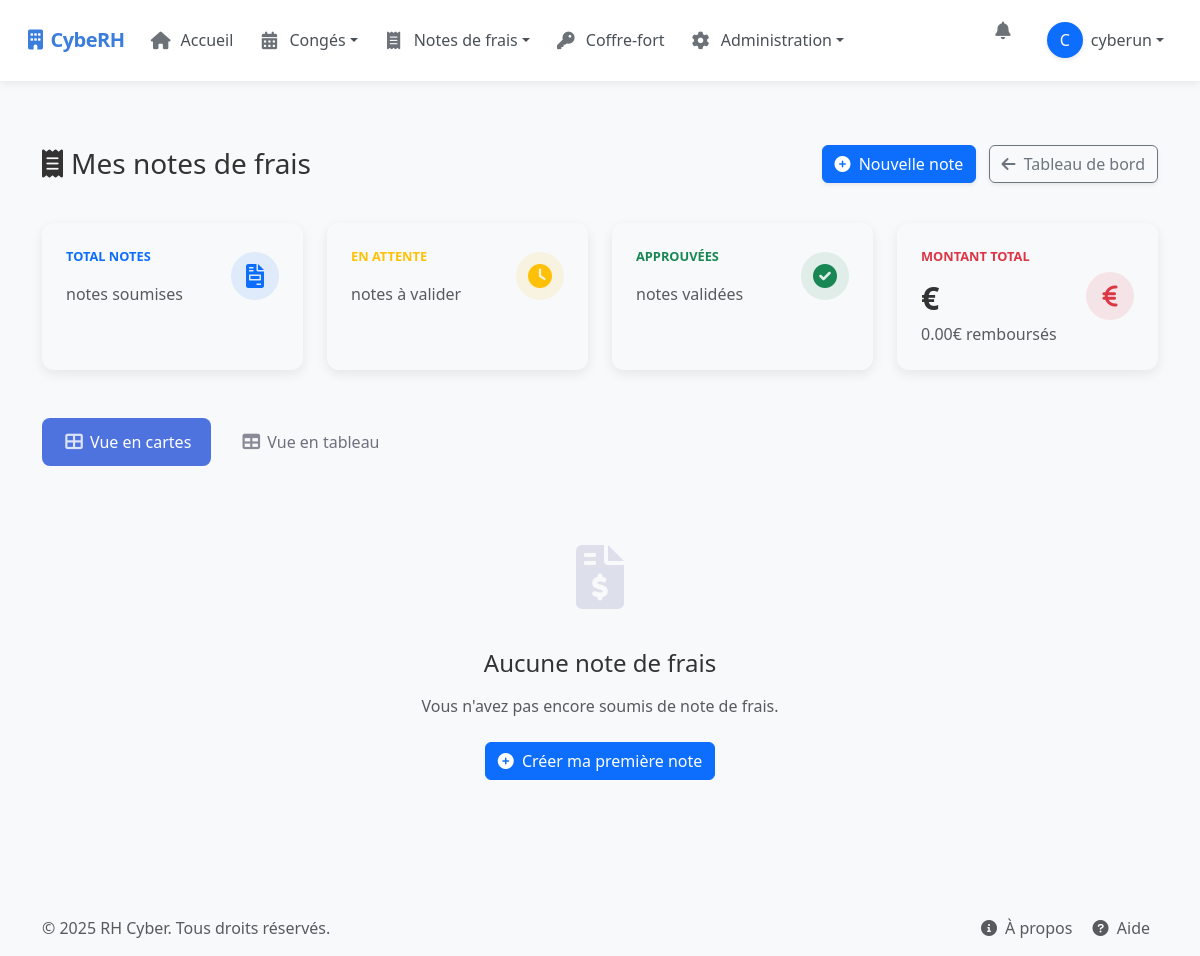
The page /my-expenses/ (signed in) on the database as committed earlier.
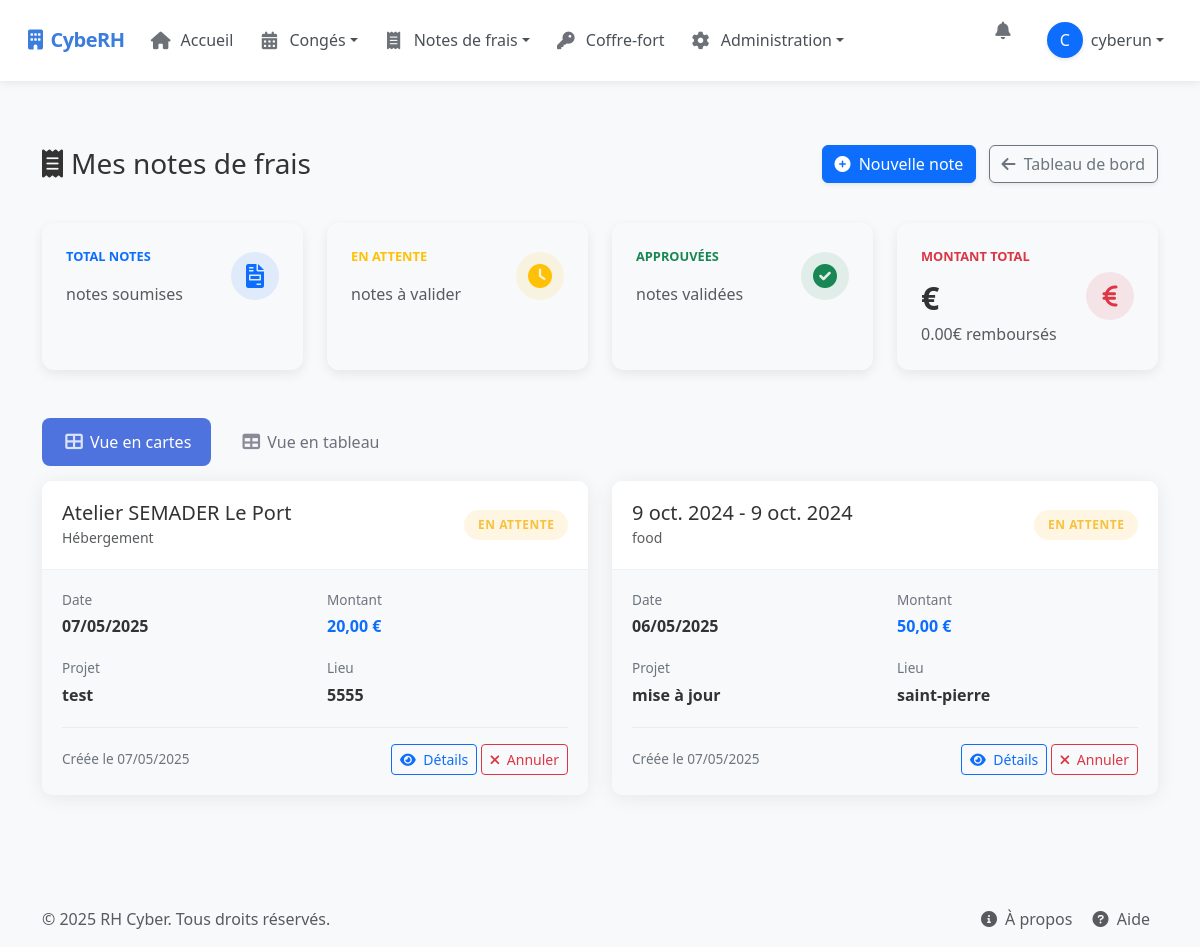
The same page on the database as committed later.
### rh_management/models.py (models this page shows, shortened)
class ExpenseReport(models.Model):
    STATUS_CHOICES = (
        ('pending', 'En attente'),
        ('approved', 'Approuvé'),
        ('rejected', 'Refusé')
    )
    EXPENSE_TYPE_CHOICES = (
        ('transport', 'Transport'),
        ('meal', 'Repas'),
        ('accommodation', 'Hébergement'),
        ('supplies', 'Fournitures'),
        ('communication', 'Communication'),
        ('representation', 'Frais de représentation'),
        ('other', 'Autre')
    )
    user = models.ForeignKey(User, on_delete=models.CASCADE, related_name='expense_reports')
    date = models.DateField()
    description = models.CharField(max_length=255)
    amount = models.DecimalField(max_digits=10, decimal_places=2)
    vat = models.DecimalField(max_digits=5, decimal_places=2, default=0)
    expense_type = models.CharField(max_length=20, choices=EXPENSE_TYPE_CHOICES, default='other')
    project = models.CharField(max_length=100, blank=True, null=True)  # Rendu optionnel
    location = models.CharField(max_length=100, blank=True, null=True)  # Rendu optionnel
    receipt = models.FileField(upload_to='expense_receipts/', blank=True, null=True)  # Pour le champ du formulaire
    attachment = models.FileField(upload_to='expense_attachments/', blank=True, null=True)  # Rendu optionnel
    status = models.CharField(max_length=10, choices=STATUS_CHOICES, default='pending')
    created_at = models.DateTimeField(auto_now_add=True)
    updated_at = models.DateTimeField(auto_now=True)
    refacturable = models.BooleanField(default=False)
    comment = models.TextField(blank=True, null=True)  # Pour les commentaires d'approbation/rejet
    class Meta:
        ordering = ['-created_at']

### rh_management/views/expense_views.py (the view, shortened to what this page needs)
# urls.py: path("my-expenses/", my_expenses_view, name="my_expenses"),  # Modification de l'URL name
@login_required
def my_expenses_view(request):
    expenses = ExpenseReport.objects.filter(user=request.user).order_by('-created_at')
    is_admin = request.user.is_superuser
    is_rh = request.user.is_staff
    is_encadrant = request.user.groups.filter(name='Encadrant').exists()
    new_leave_requests_count = 0
    new_expense_reports_count = 0
    new_kilometric_expenses_count = 0
    if is_admin or is_rh or is_encadrant:
        if is_admin or is_rh:
            new_leave_requests_count = LeaveRequest.objects.filter(status='pending').count()
            new_expense_reports_count = ExpenseReport.objects.filter(status='pending').count()
            new_kilometric_expenses_count = KilometricExpense.objects.filter(status='pending').count()
    context = {
        'expenses': expenses,
        'is_admin': is_admin,
        'is_rh': is_rh,
        'is_encadrant': is_encadrant,
        'new_leave_requests_count': new_leave_requests_count,
        'new_expense_reports_count': new_expense_reports_count,
        'new_kilometric_expenses_count': new_kilometric_expenses_count,
    }
    return render(request, 'rh_management/my_expenses.html', context)

### templates/rh_management/my_expenses.html (shortened to what the changed rows need)
{% extends "base.html" %}
{% block content %}
<div class="container py-4">
    <div class="d-sm-flex align-items-center justify-content-between expense-header">
        <h1 class="h3 mb-0 text-gray-800"><i class="fas fa-receipt me-2"></i>Mes notes de frais</h1>
    </div>
    <div class="tab-content" id="expensesTabContent">
        <div class="tab-pane fade show active" id="card-view" role="tabpanel" aria-labelledby="card-view-tab">
            {% if expenses %}
                <div class="row">
                    {% for expense in expenses %}
                        <div class="col-lg-6 slide-up" style="animation-delay: {{ forloop.counter0|divisibleby:2 }}0ms">
                            <div class="expense-card">
                                <div class="card-header">
                                    <div>
                                        <h5 class="card-title mb-0">{{ expense.description }}</h5>
                                        <span class="text-muted small">{{ expense.get_expense_type_display }}</span>
                                    </div>
                                    <span class="status-badge status-{{ expense.status }}">{{ expense.get_status_display }}</span>
                                </div>
                                <div class="card-body">
                                    <div class="row">
                                        <div class="col-md-6">
                                            <div class="expense-details">
                                                <div class="detail-label">Date</div>
                                                <div class="detail-value">{{ expense.date|date:"d/m/Y" }}</div>
                                            </div>
                                        </div>
                                        <div class="col-md-6">
                                            <div class="expense-details">
                                                <div class="detail-label">Montant</div>
                                                <div class="detail-value text-primary">{{ expense.amount|floatformat:2 }} €</div>
                                            </div>
                                        </div>
                                    </div>
                                    <div class="row">
                                        <div class="col-md-6">
                                            <div class="expense-details">
                                                <div class="detail-label">Projet</div>
                                                <div class="detail-value">{{ expense.project|default:"Non spécifié" }}</div>
                                            </div>
                                        </div>
                                        <div class="col-md-6">
                                            <div class="expense-details">
                                                <div class="detail-label">Lieu</div>
                                                <div class="detail-value">{{ expense.location|default:"Non spécifié" }}</div>
                                            </div>
                                        </div>
                                    </div>
                                    <div class="expense-actions">
                                        <span class="created-date">Créée le {{ expense.created_at|date:"d/m/Y" }}</span>
                                        <div>
                                            <button type="button" class="btn btn-sm btn-outline-primary view-expense"
                                                    data-bs-toggle="modal"
                                                    data-bs-target="#viewExpenseModal"
                                                    data-id="{{ expense.id }}"
                                                    data-description="{{ expense.description }}"
                                                    data-amount="{{ expense.amount|floatformat:2 }}"
                                                    data-date="{{ expense.date|date:'d/m/Y' }}"
                                                    data-type="{{ expense.get_expense_type_display }}"
                                                    data-vat="{{ expense.vat|default:'0' }}"
                                                    data-project="{{ expense.project|default:'Non spécifié' }}"
                                                    data-location="{{ expense.location|default:'Non spécifié' }}"
                                                    data-status="{{ expense.get_status_display }}"
                                                    data-status-code="{{ expense.status }}"
                                                    data-refacturable="{{ expense.refacturable|yesno:'Oui,Non' }}"
                                                    data-created-at="{{ expense.created_at|date:'d/m/Y H:i' }}"
                                                    data-comment="{{ expense.comment|default:'' }}"
                                                    data-has-receipt="{{ expense.receipt|yesno:'true,false' }}"
                                                    data-has-attachment="{{ expense.attachment|yesno:'true,false' }}"
                                                    {% if expense.receipt %}data-receipt-url="{{ expense.receipt.url }}"{% endif %}
                                                    {% if expense.attachment %}data-attachment-url="{{ expense.attachment.url }}"{% endif %}>
                                                <i class="fas fa-eye me-1"></i> Détails
                                            </button>
                                            {% if expense.status == 'pending' %}
                                                <a href="{% url 'cancel_expense' expense.id %}" class="btn btn-sm btn-outline-danger"
                                                   onclick="return confirm('Êtes-vous sûr de vouloir annuler cette note de frais ?')">
                                                    <i class="fas fa-times me-1"></i> Annuler
                                                </a>
                                            {% endif %}
                                        </div>
                                    </div>
                                </div>
                            </div>
                        </div>
                    {% endfor %}
                </div>
            {% else %}
                <div class="empty-state fade-in">
                    <div class="empty-icon">
                        <i class="fas fa-file-invoice-dollar"></i>
                    </div>
                    <h4 class="mb-3">Aucune note de frais</h4>
                    <p class="text-muted mb-4">Vous n'avez pas encore soumis de note de frais.</p>
                    <a href="{% url 'submit_expense' %}" class="btn btn-primary">
                        <i class="fas fa-plus-circle me-1"></i> Créer ma première note
                    </a>
                </div>
            {% endif %}
        </div>
    </div>
</div>
{% endblock content %}

Rows that differ between the two databases and show on the page:
added ExpenseReport: description "Atelier SEMADER Le Port", expense_type "Hébergement", status "EN ATTENTE", date "07/05/2025", amount "20,00", project "test", location "5555", created_at "07/05/2025", shows "Annuler"
added ExpenseReport: description "9 oct. 2024 - 9 oct. 2024", expense_type "food", status "EN ATTENTE", date "06/05/2025", amount "50,00", project "mise à jour", location "saint-pierre", created_at "07/05/2025", shows "Annuler"
Other text that changed with them:
text no longer shown: "Aucune note de frais Vous n'avez pas encore soumis de note de frais. Créer ma première note"
